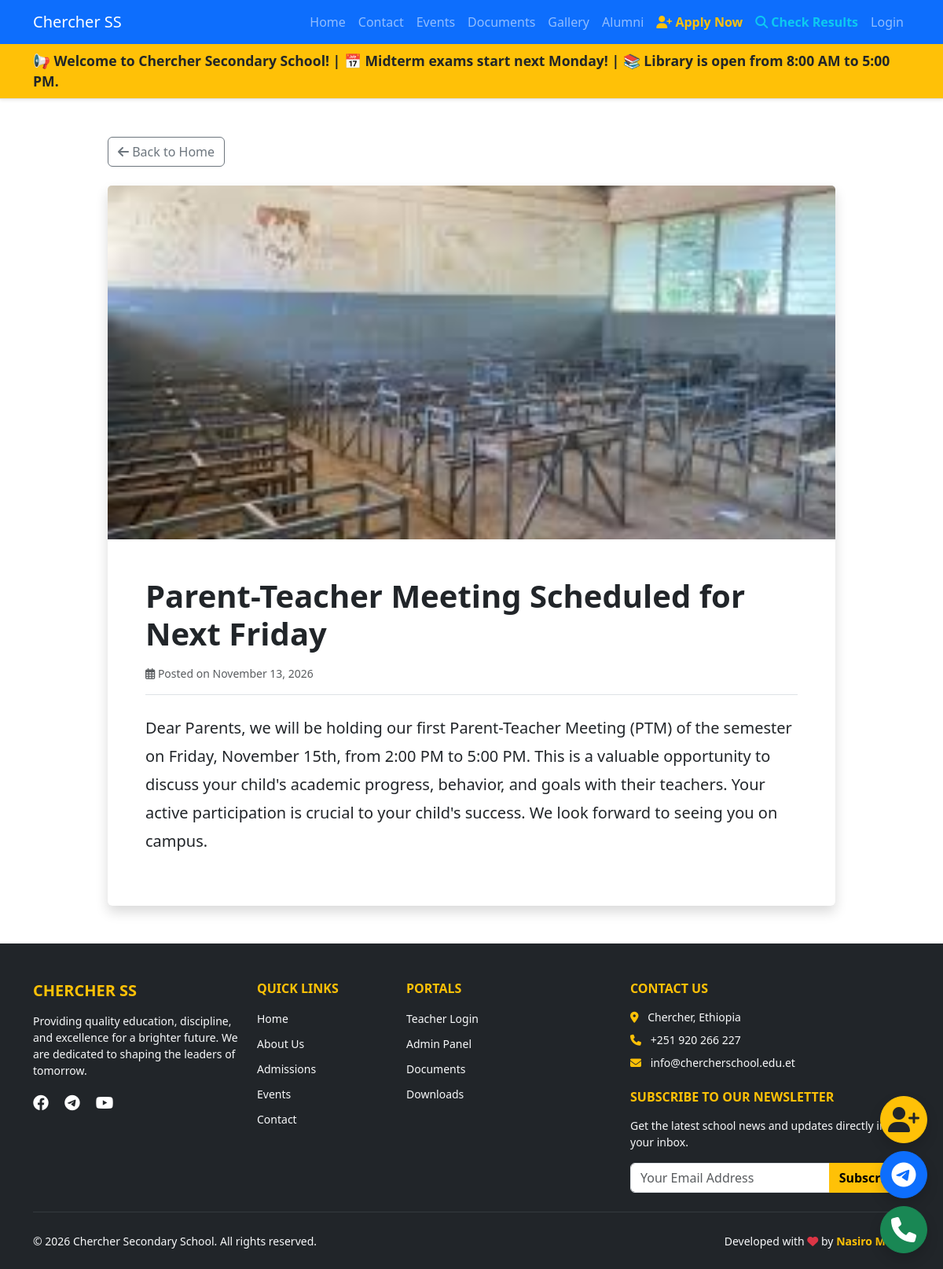
/news/6/, run on the app's committed database.
### core/models.py (models this page shows, shortened)
class News(models.Model):
    title = models.CharField(max_length=200)
    content = models.TextField()
    image = models.ImageField(upload_to='news/', blank=True, null=True)
    created_at = models.DateTimeField(auto_now_add=True)
    class Meta:
        verbose_name_plural = "News"

### core/views.py (the view)
# urls.py: path('news/<int:news_id>/', views.news_detail, name='news_detail'),
def news_detail(request, news_id):
    news_item = get_object_or_404(News, id=news_id)
    return render(request, 'core/news_detail.html', {'news': news_item})

### core/templates/core/news_detail.html (shortened to what this page needs)
{% extends "base.html" %}
{% block content %}
<div class="container mt-5 mb-5">
    <div class="row justify-content-center">
        <div class="col-md-10">
            <a href="/" class="btn btn-outline-secondary mb-4"><i class="fas fa-arrow-left"></i> Back to Home</a>
            <div class="card shadow border-0">
                {% if news.image %}
                    <img src="{{ news.image.url }}" class="card-img-top" alt="{{ news.title }}" style="max-height: 450px; object-fit: cover;">
                {% endif %}
                <div class="card-body p-4 p-md-5">
                    <h1 class="fw-bold mb-3">{{ news.title }}</h1>
                    <p class="text-muted small mb-4 border-bottom pb-3">
                        <i class="far fa-calendar-alt"></i> Posted on {{ news.created_at|date:"F d, Y" }}
                    </p>
                    <div class="fs-5" style="line-height: 1.8;">
                        {{ news.content|linebreaks }}
                    </div>
                </div>
            </div>
        </div>
    </div>
</div>
{% endblock %}

### data on the page
News: image (picture), title "Parent-Teacher Meeting Scheduled for Next Friday", created_at "November 13, 2026", content "Dear Parents, we will be holding our first Parent-Teacher Meeting (PTM) of the semester on Friday, November 15th, from 2:00 PM to 5:00 PM. This is a valuable opportunity to discuss your child's academic progress, behavior, and goals with their teachers. Your active participation is crucial to your child's success. We look forward to seeing you on campus."
